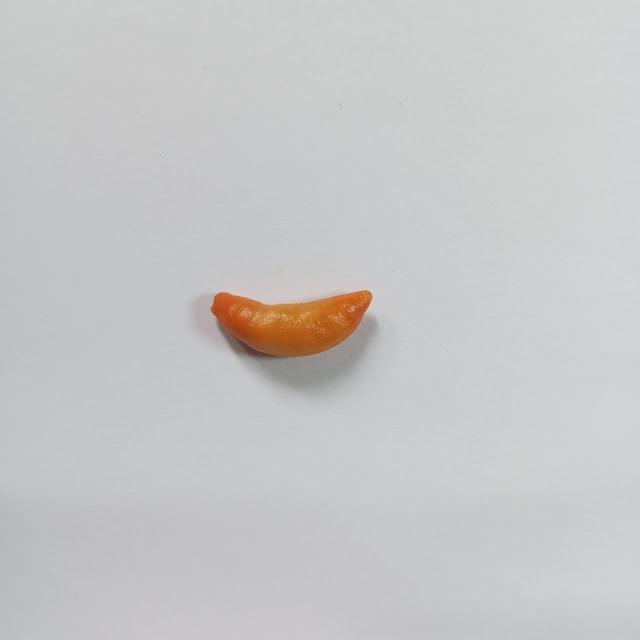
#> input picture data_asli/matang/matang1.jpg, 1280 x 1280 px (shown at 1/2 size); its folder holds only this picture in this run
$ python resize_dataset.py
#> lines starting #> are read from the running program, lines starting #| are printed output that depends on the picture
import cv2
import os
import numpy as np

# === Konfigurasi utama ===
folder_asal = 'data_asli'      # folder berisi mentah, setengah_matang, matang, non_cabai
folder_tujuan = 'data_resize'  # folder hasil resize dan enhancement
ukuran = (150, 150)            # ukuran gambar untuk model KNN

# === Buat folder tujuan jika belum ada ===
os.makedirs(folder_tujuan, exist_ok=True)

# === Enhancement warna ===
def enhance_warna(img):
    """Meningkatkan kecerahan dan kejenuhan warna agar tampak seperti cabai asli"""
    hsv = cv2.cvtColor(img, cv2.COLOR_BGR2HSV)
    h, s, v = cv2.split(hsv)

    # tingkatkan saturasi dan brightness dengan hati-hati
    s = cv2.add(s, 25)  # tambah kejenuhan warna
    v = cv2.add(v, 20)  # tambah kecerahan

    hsv_enhanced = cv2.merge((h, s, v))
    img_enhanced = cv2.cvtColor(hsv_enhanced, cv2.COLOR_HSV2BGR)
    return img_enhanced

# === Proses setiap kelas ===
for kelas in os.listdir(folder_asal):
    path_kelas_asal = os.path.join(folder_asal, kelas)
    path_kelas_tujuan = os.path.join(folder_tujuan, kelas)

    if os.path.isdir(path_kelas_asal):
        os.makedirs(path_kelas_tujuan, exist_ok=True)
        jumlah_gambar = 0

        for nama_file in os.listdir(path_kelas_asal):
            if nama_file.lower().endswith(('.jpg', '.png', '.jpeg')):
                path_asal = os.path.join(path_kelas_asal, nama_file)
                path_tujuan = os.path.join(path_kelas_tujuan, nama_file)

                img = cv2.imread(path_asal)
#> img is the input picture: shape (1280, 1280, 3); mean B, G, R 199, 198.7, 198.7
                if img is not None:
                    # ubah ukuran
                    img_resize = cv2.resize(img, ukuran)
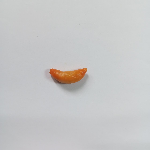
#> img_resize: shape (150, 150, 3); mean B, G, R 199, 198.7, 198.7

                    # enhancement warna agar terlihat seperti cabai aslinya
                    img_final = enhance_warna(img_resize)
#> in enhance_warna, `hsv = cv2.cvtColor(img, cv2.COLOR_BGR2HSV)`: hsv: shape (150, 150, 3); mean H, S, V 95.8, 7.6, 201.7
#> in enhance_warna, `h, s, v = cv2.split(hsv)`:
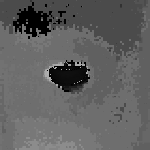
#> h: shape (150, 150); min 0, max 178, mean 95.8
#> in enhance_warna, `h, s, v = cv2.split(hsv)`:
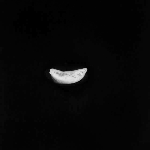
#> s: shape (150, 150); min 0, max 228, mean 7.6
#> in enhance_warna, `s = cv2.add(s, 25)`:
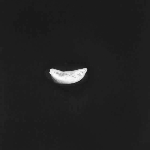
#> s: shape (150, 150); min 25, max 253, mean 32.6
#> in enhance_warna, `v = cv2.add(v, 20)`:
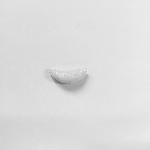
#> v: shape (150, 150); min 105, max 250, mean 221.7
#> in enhance_warna, `hsv_enhanced = cv2.merge((h, s, v))`: hsv_enhanced: shape (150, 150, 3); mean H, S, V 95.8, 32.6, 221.7

                    # simpan hasil
                    cv2.imwrite(path_tujuan, img_final)
                    jumlah_gambar += 1
                    print(f"✅ {kelas}/{nama_file} berhasil diproses")
                else:
                    print(f"❌ Gagal membaca gambar: {kelas}/{nama_file}")

        print(f"📸 Total gambar pada kelas '{kelas}': {jumlah_gambar}\n")
#> pass 2 of the loop `for kelas in os.listdir(folder_asal):`:
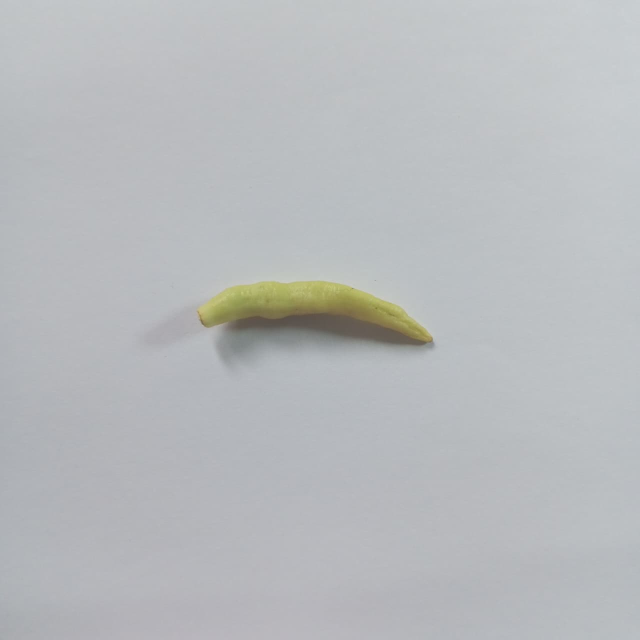
#> input picture data_asli/mentah/mentah10.jpg, 1280 x 1280 px (shown at 1/2 size)
#> img is the input picture: shape (1280, 1280, 3); mean B, G, R 188.9, 186.5, 183.9
#> hsv: shape (150, 150, 3); mean H, S, V 105.2, 10.6, 190.2
#> in enhance_warna (call 2), `s = cv2.add(s, 25)`:
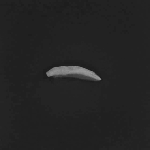
#> s: shape (150, 150); min 26, max 157, mean 35.6
#> in enhance_warna (call 2), `v = cv2.add(v, 20)`:
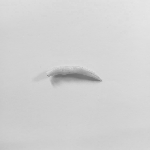
#> v: shape (150, 150); min 110, max 230, mean 210.2
#> hsv_enhanced: shape (150, 150, 3); mean H, S, V 105.2, 35.6, 210.2

print("🎯 Proses resize dan enhancement selesai!")
